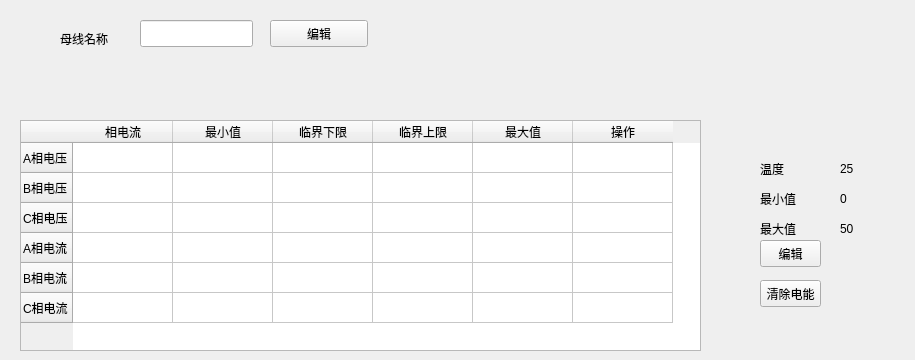
   <widget class="QWidget" name="page_7">
    <widget class="QTableWidget" name="tableWidget_4">
     <property name="geometry">
      <rect>
       <x>20</x>
       <y>120</y>
       <width>681</width>
       <height>231</height>
      </rect>
     </property>
     <row>
      <property name="text">
       <string>A相电压</string>
      </property>
     </row>
     <row>
      <property name="text">
       <string>B相电压</string>
      </property>
     </row>
     <row>
      <property name="text">
       <string>C相电压</string>
      </property>
     </row>
     <row>
      <property name="text">
       <string>A相电流</string>
      </property>
     </row>
     <row>
      <property name="text">
       <string>B相电流 </string>
      </property>
     </row>
     <row>
      <property name="text">
       <string>C相电流 </string>
      </property>
     </row>
     <column>
      <property name="text">
       <string>相电流</string>
      </property>
     </column>
     <column>
      <property name="text">
       <string>最小值</string>
      </property>
     </column>
     <column>
      <property name="text">
       <string>临界下限</string>
      </property>
     </column>
     <column>
      <property name="text">
       <string>临界上限</string>
      </property>
     </column>
     <column>
      <property name="text">
       <string>最大值</string>
      </property>
     </column>
     <column>
      <property name="text">
       <string>操作</string>
      </property>
     </column>
    </widget>
    <widget class="QLabel" name="label_246">
     <property name="geometry">
      <rect>
       <x>60</x>
       <y>30</y>
       <width>66</width>
       <height>17</height>
      </rect>
     </property>
     <property name="text">
      <string>母线名称</string>
     </property>
    </widget>
    <widget class="QLineEdit" name="lineEdit">
     <property name="geometry">
      <rect>
       <x>140</x>
       <y>20</y>
       <width>113</width>
       <height>27</height>
      </rect>
     </property>
    </widget>
    <widget class="QPushButton" name="pushButton_27">
     <property name="geometry">
      <rect>
       <x>270</x>
       <y>20</y>
       <width>98</width>
       <height>27</height>
      </rect>
     </property>
     <property name="text">
      <string>编辑</string>
     </property>
    </widget>
    <widget class="QLabel" name="label_274">
     <property name="geometry">
      <rect>
       <x>760</x>
       <y>160</y>
       <width>66</width>
       <height>17</height>
      </rect>
     </property>
     <property name="text">
      <string>温度</string>
     </property>
    </widget>
    <widget class="QLabel" name="label_275">
     <property name="geometry">
      <rect>
       <x>840</x>
       <y>160</y>
       <width>66</width>
       <height>17</height>
      </rect>
     </property>
     <property name="text">
      <string>25</string>
     </property>
    </widget>
    <widget class="QLabel" name="label_276">
     <property name="geometry">
      <rect>
       <x>840</x>
       <y>190</y>
       <width>66</width>
       <height>17</height>
      </rect>
     </property>
     <property name="text">
      <string>0</string>
     </property>
    </widget>
    <widget class="QLabel" name="label_277">
     <property name="geometry">
      <rect>
       <x>760</x>
       <y>220</y>
       <width>66</width>
       <height>17</height>
      </rect>
     </property>
     <property name="text">
      <string>最大值</string>
     </property>
    </widget>
    <widget class="QLabel" name="label_278">
     <property name="geometry">
      <rect>
       <x>840</x>
       <y>220</y>
       <width>66</width>
       <height>17</height>
      </rect>
     </property>
     <property name="text">
      <string>50</string>
     </property>
    </widget>
    <widget class="QLabel" name="label_279">
     <property name="geometry">
      <rect>
       <x>760</x>
       <y>190</y>
       <width>66</width>
       <height>17</height>
      </rect>
     </property>
     <property name="text">
      <string>最小值</string>
     </property>
    </widget>
    <widget class="QPushButton" name="pushButton_40">
     <property name="geometry">
      <rect>
       <x>760</x>
       <y>240</y>
       <width>61</width>
       <height>27</height>
      </rect>
     </property>
     <property name="text">
      <string>编辑</string>
     </property>
    </widget>
    <widget class="QPushButton" name="pushButton_62">
     <property name="geometry">
      <rect>
       <x>760</x>
       <y>280</y>
       <width>61</width>
       <height>27</height>
      </rect>
     </property>
     <property name="text">
      <string>清除电能</string>
     </property>
    </widget>
   </widget>
